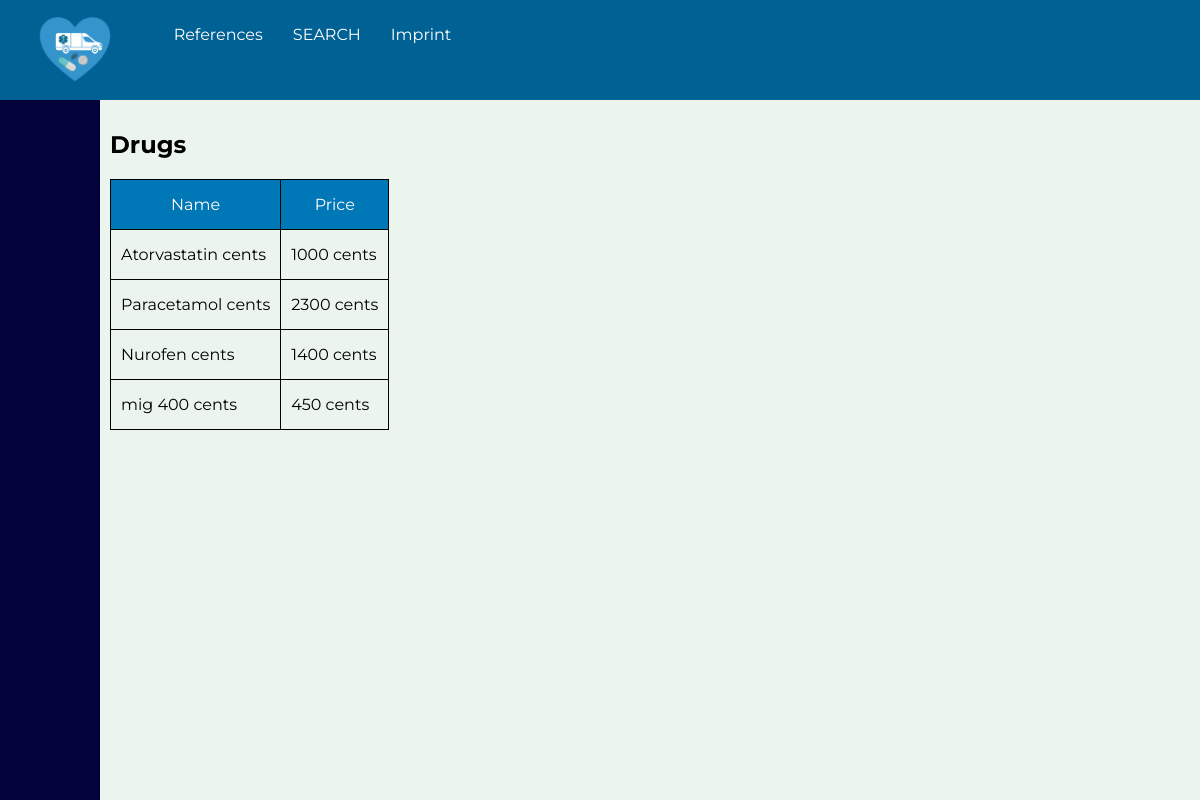
/reference/drugs.php, run on the app's committed database.
### tables this page shows
CREATE TABLE Drug(
    did INT NOT NULL AUTO_INCREMENT,
    name VARCHAR(255) NOT NULL,
     
    price INT NOT NULL,

    PRIMARY Key(did)
);

### reference/drugs.php (the view, shortened to what this page needs)
<?php
    include_once(__DIR__ . '/../app/start.php');
    $conn = require(__DIR__ . '/../app/connect.php');
    $sql = "SELECT D.name, D.price FROM Drug D ORDER BY D.did";
    $result = $conn->query($sql);
    if ($result->num_rows > 0) {
?>
    <h2>Drugs</h2>
    <table>
        <thead>
            <tr style='text-align: center;'>
                <th>Name</th>
                <th>Price</th>
            </tr>
        </thead>
        <tbody>
        <?php
            while ($row = $result->fetch_assoc()) {
        ?>
            <tr>
                <td><?=$row['name']?> cents</td>
                <td><?=$row['price']?> cents</td>
            </tr>
        <?php } ?>
        </tbody>
    </table>
<?php
    } else {
?>
    <h2>No Entries</h2>
<?php
    }
    include_once(__DIR__ . '/../app/end.php');
?>

### index.css (style rules this page uses)
html, body { height: 100%; width: 100%; margin: 0; padding: 0; }
* { font-family: Montserrat; -webkit-box-sizing: border-box; -moz-box-sizing: border-box; box-sizing: border-box; }
body { display: flex; flex-direction: column; }
table { border-collapse: collapse; font-size: 16px; }
thead th { background: #0077B6; color: white; font-weight: normal; }
th, td { padding: 15px 10px; border: 1px solid black; }

### data on the page
drug: name "Atorvastatin", price "1000"
drug: name "Paracetamol", price "2300"
drug: name "Nurofen", price "1400"
drug: name "mig 400", price "450"
